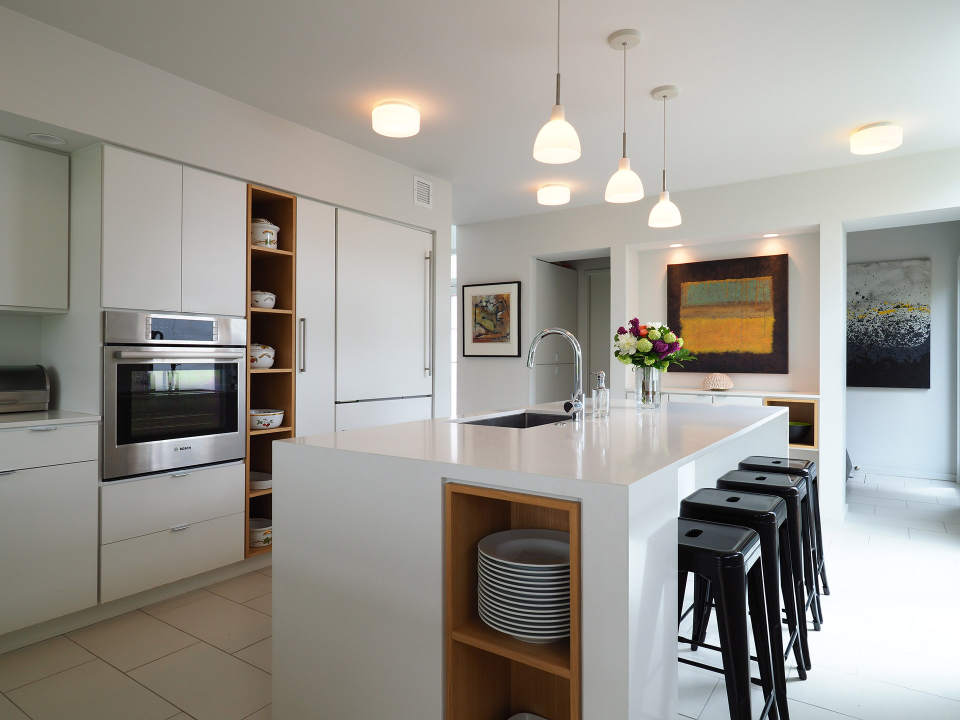
#> input picture test/media/group/1.jpg, 1920 x 1440 px (shown at 1/2 size); its folder holds 5 pictures in this run
$ jupyter execute --allow-errors group_mutual_info.ipynb   (shell and % lines are left out)
#> lines starting #> are read from the running program, lines starting #| are printed output that depends on the picture; long printed decimals are rounded
# Exposure Grouping
We need an exposure grouping algorithm that works visually. Using timestamps does a poor job, as there are a number of misgroupings that pop up.

## Mutual Information
Here, we use mutual information as an exposure-invariant similarity metric.

[cell 1]
from numpy import histogram2d
from sklearn.metrics import mutual_info_score

def mutual_information (input, target):
    H, _, _ = histogram2d(input.ravel(), target.ravel(), bins=255)
    mi = mutual_info_score(None, None, contingency=H)
    return mi

Let us test it with some images:

[cell 2]

from cv2 import imread, resize, INTER_AREA
from matplotlib import pyplot as plt

# Load images
images = [imread(f"../test/media/group/{i+1}.jpg", 0) for i in range(0, 32)]
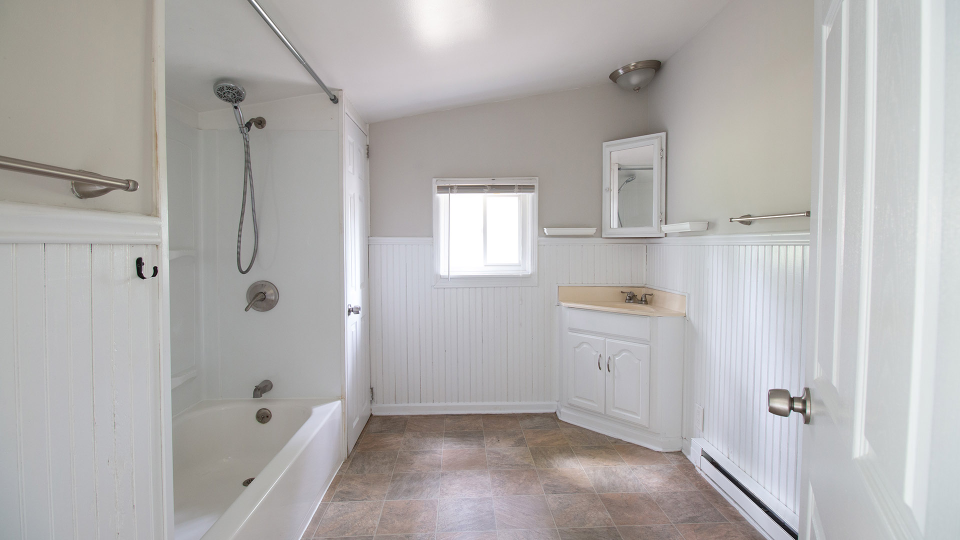
#> input picture test/media/group/11.jpg, 1920 x 1080 px (shown at 1/2 size)
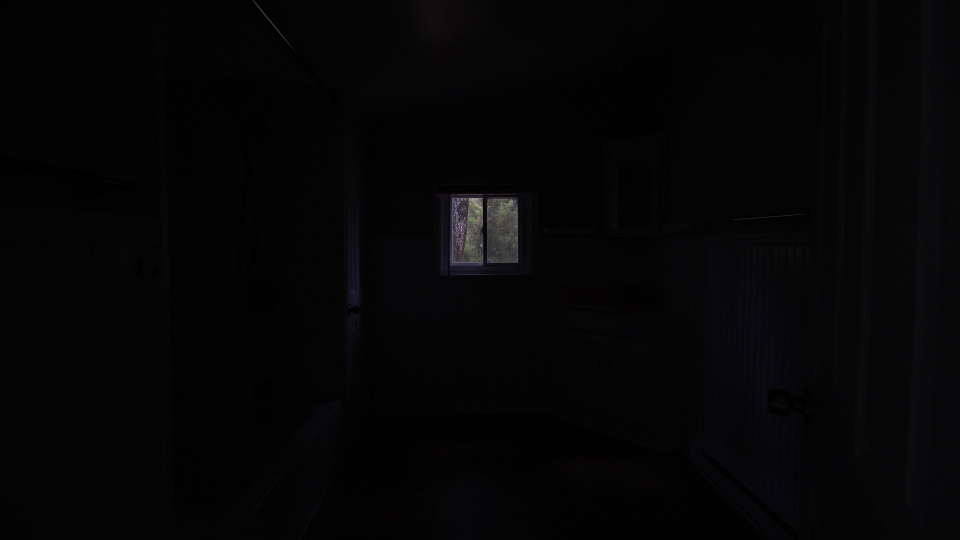
#> input picture test/media/group/12.jpg, 1920 x 1080 px (shown at 1/2 size)
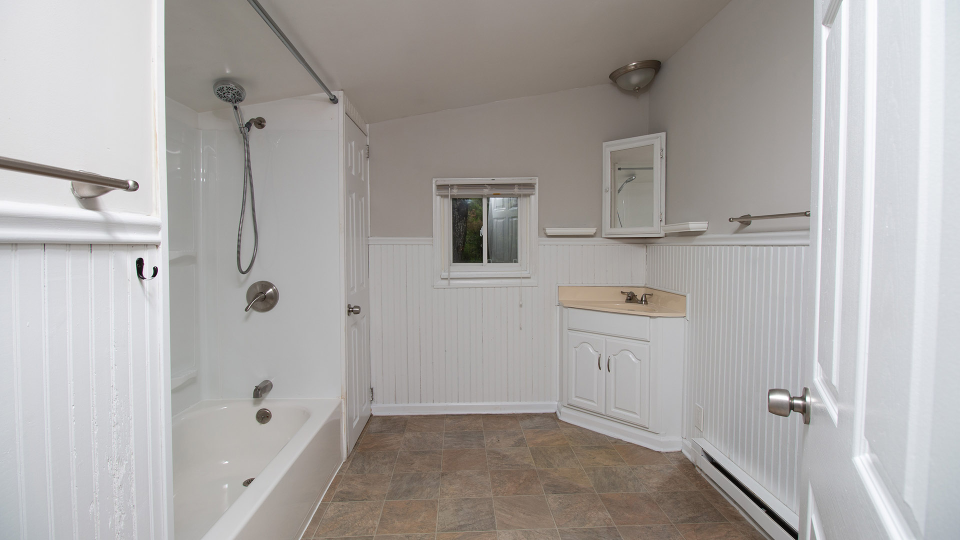
#> input picture test/media/group/13.jpg, 1920 x 1080 px (shown at 1/2 size)
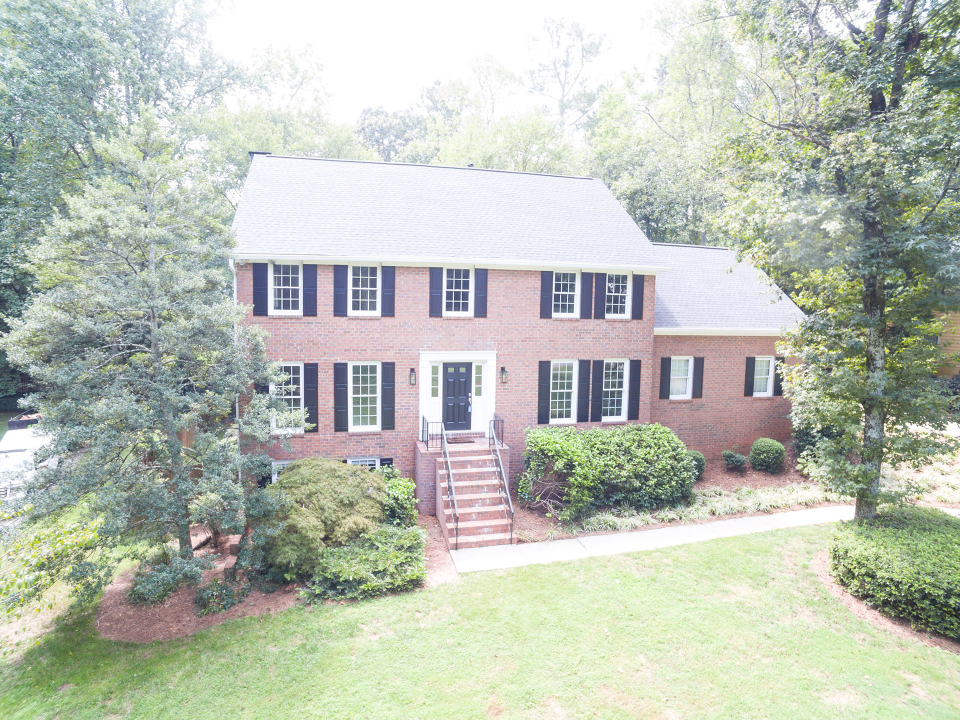
#> input picture test/media/group/21.jpg, 1920 x 1439 px (shown at 1/2 size)
#> images = 32 items
#> (the rest of this cell did not finish here and is left out)

We plot the images:

[cell 3]
# Display
plt.figure(figsize=(20, 10))
columns = 5
#> (the rest of this cell did not finish here and is left out)

Then compute the mutual info

#> (a cell that did not finish here is left out)

## Equalized Mutual Information
We build upon mutual information by improving on exposure invariance. We do so by first histogram-matching image pairs before proceeding with the MI computation.

[cell 5]
from numpy import float64, interp, unique

def histogram_match (input, target):
    # Source: https://stackoverflow.com/questions/32655686/histogram-matching-of-two-images-in-python-2-x
    s_values, bin_idx, s_counts = unique(input.ravel(), return_inverse=True, return_counts=True)
#> s_values = 185 values from 0 to 194; s_counts = 185 values, max 533879 at index 3, min 1 at index 168, mean 11208.6
    t_values, t_counts = unique(target.ravel(), return_counts=True)
#> t_values = 256 values from 0 to 255; t_counts = 256 values, max 40217 at index 223, min 26 at index 1, mean 8100
    s_quantiles = s_counts.cumsum().astype(float64)
#> s_quantiles = 185 values from 8856 to 2073600
    s_quantiles /= s_quantiles[-1]
#> s_quantiles = 185 values from 0.00427 to 1
    t_quantiles = t_counts.cumsum().astype(float64)
#> t_quantiles = 256 values from 72 to 2073600
    t_quantiles /= t_quantiles[-1]
#> t_quantiles = 256 values from 3.47e-05 to 1
    interp_t_values = interp(s_quantiles, t_quantiles, t_values)
#> interp_t_values = 185 values from 46.5 to 255
    result = interp_t_values[bin_idx].reshape(input.shape)
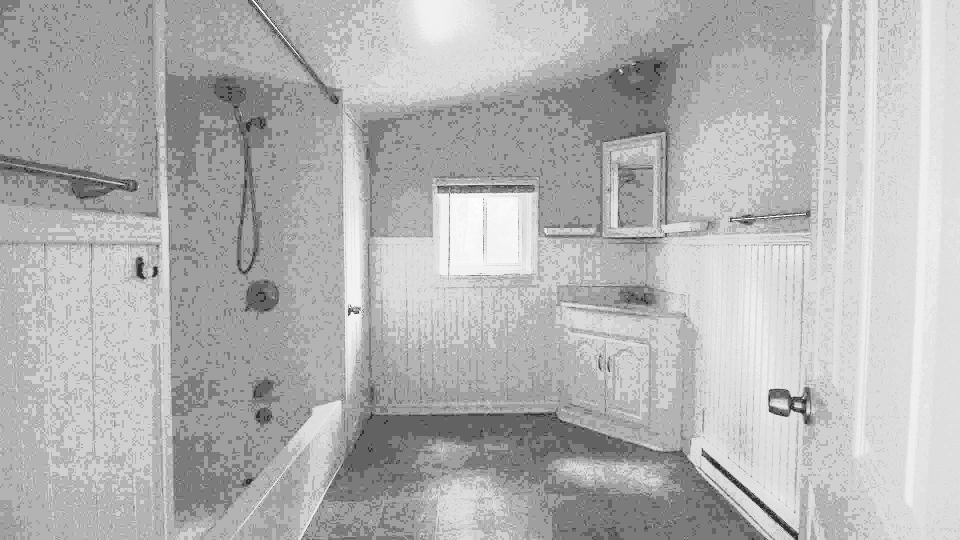
#> result: shape (1080, 1920) float64 (shown at 1/2 size); min 46.5, max 255, mean 179.7
    return result

Now, we visualize the matching:

[cell 6]
input, target = images[11], images[12]
matched = histogram_match(input, target)

plt.figure(figsize=(20, 10))
plt.subplot(1, 3, 1)
plt.imshow(target, cmap="gray", vmin=0, vmax=255)
plt.subplot(1, 3, 2)
plt.imshow(input, cmap="gray", vmin=0, vmax=255)
plt.subplot(1, 3, 3)
plt.imshow(matched, cmap="gray", vmin=0, vmax=255)

Now, we compare the MI of the base pair and the matched pair:

[cell 7]
print(f"Base pair:", mutual_information(target, input))
#> in mutual_information (call 2), `H, _, _ = histogram2d(input.ravel(), target.ravel(), bins=255)`:
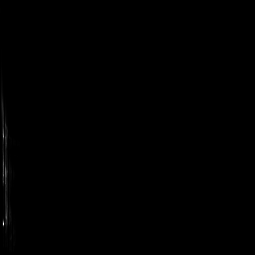
#> H: shape (255, 255) float64; min 0, max 24516, mean 31.9; drawn with min black and max white
#> in mutual_information (call 2), `mi = mutual_info_score(None, None, contingency=H)`: mi = 0.37
#| Base pair: 0.3701
print(f"Matched pair:", mutual_information(target, matched))
#| Matched pair: 0.3638

Interestingly, histogram matching is entirely invariant to exposure changes.

## Cross Correlation
The next measure is on cross-correlation.

[cell 8]
from numpy import cov

def cross_correlation (input, target):
    covariance = cov(input.ravel(), target.ravel())[0,1]
    corr = covariance / input.std() / target.std()
    return corr

Now, we check the result:

#> (a cell that did not finish here is left out)

Now, we check for exposure invariance:

[cell 10]
print(f"Base pair:", cross_correlation(target, input))
#| Base pair: -0.0395
print(f"Matched pair:", cross_correlation(target, matched))
#| Matched pair: 0.4682

[cell 11]
input, target = images[11], images[10]
matched = histogram_match(input, target)
#> in histogram_match (call 2), `t_values, t_counts = unique(target.ravel(), return_counts=True)`: t_counts = 256 values, max 42635 at index 185, min 11 at index 2, mean 8100
#> in histogram_match (call 2), `s_quantiles = s_counts.cumsum().astype(float64)`: s_quantiles = 185 values from 8856 to 2073600
#> in histogram_match (call 2), `s_quantiles /= s_quantiles[-1]`: s_quantiles = 185 values from 0.00427 to 1
#> in histogram_match (call 2), `t_quantiles = t_counts.cumsum().astype(float64)`: t_quantiles = 256 values from 47 to 2073600
#> in histogram_match (call 2), `t_quantiles /= t_quantiles[-1]`: t_quantiles = 256 values from 2.27e-05 to 1
#> in histogram_match (call 2), `interp_t_values = interp(s_quantiles, t_quantiles, t_values)`: interp_t_values = 185 values from 76.18 to 255
#> in histogram_match (call 2), `result = interp_t_values[bin_idx].reshape(input.shape)`:
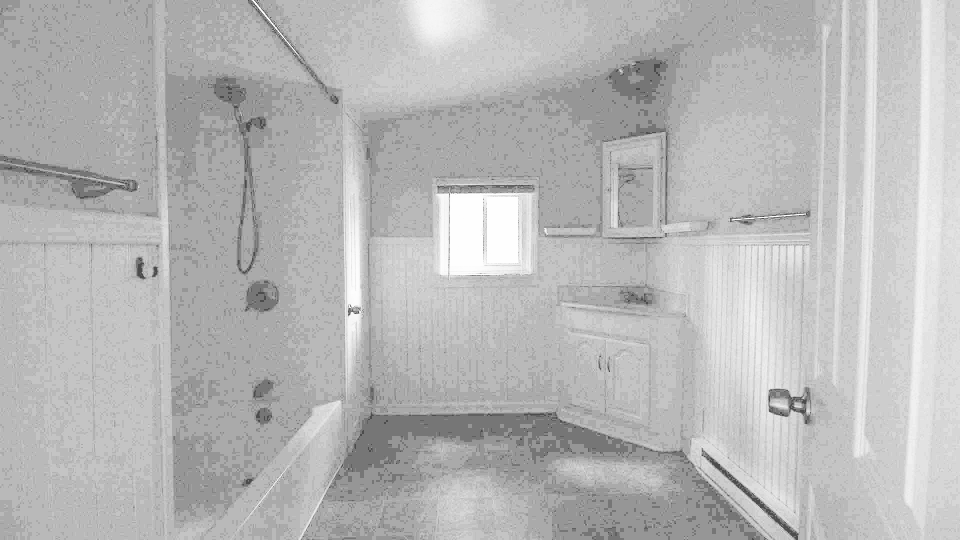
#> result: shape (1080, 1920) float64 (shown at 1/2 size); min 76.18, max 255, mean 183.9
print(f"Base pair:", cross_correlation(target, input))
#| Base pair: 0.4828
print(f"Matched pair:", cross_correlation(target, matched))
#| Matched pair: 0.9436

plt.figure(figsize=(20, 10))
plt.subplot(1, 3, 1)
plt.imshow(target, cmap="gray", vmin=0, vmax=255)
plt.subplot(1, 3, 2)
plt.imshow(input, cmap="gray", vmin=0, vmax=255)
plt.subplot(1, 3, 3)
plt.imshow(matched, cmap="gray", vmin=0, vmax=255)

## Equalized Cross Correlation
In the above tests, CC is sensitive to exposure. As such, we can perform a smarter check by matching the exposure of one image to that of the other. Since this is not symmetric, we must properly choose the input and target for the matching. A proposed metric is $\sigma$.

#> (a cell that did not finish here is left out)

As expected, $\sigma$ gives us a good approximation of detail in the image. As such, we match the image with the lower $\sigma$ to that of the higher $\sigma$:

[cell 13]
def equalized_cross_correlation (image_a, image_b):
    std_a, std_b = image_a.std(), image_b.std()
    input, target = (image_a, image_b) if std_a < std_b else (image_b, image_a)
    matched = histogram_match(input, target)
    return cross_correlation(matched, target)

Now, we check:

#> (a cell that did not finish here is left out)

This works quite well. As such, we can write the grouping algorithm as:

[cell 15]
def group_exposures_ecc (images, min_correlation=0.25):
#> called with min_correlation = 0.25
    groups = []
    current_group = [images[0]]
    for i in range(1, len(images)):
        correlation = equalized_cross_correlation(images[i-1], images[i])
        if (correlation < min_correlation):
            groups.append(current_group)
            current_group = []
        current_group.append(images[i])
#> this loop made 1 pass
#> after the loop, groups = []
    groups.append(current_group)
    return groups

Now, let's test it.

#> (a cell that did not finish here is left out)

## Equalized Laplacian of Gaussian

[cell 17]
from cv2 import GaussianBlur, Laplacian, CV_64F
from numpy import absolute

def equalized_laplacian_of_gaussian (image_a, image_b):
    # Match for exposure invariance
    std_a, std_b = image_a.std(), image_b.std()
    input, target = (image_a, image_b) if std_a < std_b else (image_b, image_a)
    matched = histogram_match(input, target)
    # Compute LoG
    matched_LoG = Laplacian(GaussianBlur(matched, (3, 3), 0), CV_64F)
    target_LoG = Laplacian(GaussianBlur(target, (3, 3), 0), CV_64F)
    # Compute difference
    delta = absolute(matched_LoG - target_LoG).sum()
    return delta / matched_LoG.size

Test:

#> (a cell that did not finish here is left out)

[cell 19]
def group_exposures_elog (images, max_delta=3.5):
#> called with max_delta = 3.5
    groups = []
    current_group = [images[0]]
    for i in range(1, len(images)):
        delta = equalized_laplacian_of_gaussian(images[i-1], images[i])
        if (delta > max_delta):
            groups.append(current_group)
            current_group = []
        current_group.append(images[i])
#> after the loop, groups = []
    groups.append(current_group)
    return groups

#> (a cell that did not finish here is left out)

## Tests

[cell 21]
# Load images
images = [imread(f"/Users/yusuf/Desktop/16 Troon Way/brackets/{i+1}.jpg", 0) for i in range(0, 108)]
#> images = 108 items
#> (the rest of this cell did not finish here and is left out)

#> (a cell that did not finish here is left out)

## Matching

[cell 23]
from cv2 import imwrite
from numpy import uint8

a = imread(f"../test/media/group/12.jpg", 1)
#> a is the input picture: shape (1080, 1920, 3); mean B, G, R 5.5, 4.9, 5
b = imread(f"../test/media/group/13.jpg", 1)
#> b is the input picture: shape (1080, 1920, 3); mean B, G, R 165.1, 167.4, 170.8

c = histogram_match(a, b).astype(uint8)
#> in histogram_match (call 3), `s_values, bin_idx, s_counts = unique(input.ravel(), return_inverse=Tru..`: s_values = 199 values from 0 to 225; s_counts = 199 values, max 1580761 at index 3, min 1 at index 183, mean 31260.3
#> in histogram_match (call 3), `t_values, t_counts = unique(target.ravel(), return_counts=True)`: t_counts = 256 values, max 106263 at index 223, min 109 at index 2, mean 24300
#> in histogram_match (call 3), `s_quantiles = s_counts.cumsum().astype(float64)`: s_quantiles = 199 values from 27115 to 6220800
#> in histogram_match (call 3), `s_quantiles /= s_quantiles[-1]`: s_quantiles = 199 values from 0.00436 to 1
#> in histogram_match (call 3), `t_quantiles = t_counts.cumsum().astype(float64)`: t_quantiles = 256 values from 312 to 6220800
#> in histogram_match (call 3), `t_quantiles /= t_quantiles[-1]`: t_quantiles = 256 values from 5.02e-05 to 1
#> in histogram_match (call 3), `interp_t_values = interp(s_quantiles, t_quantiles, t_values)`: interp_t_values = 199 values from 44.83 to 255
#> in histogram_match (call 3), `result = interp_t_values[bin_idx].reshape(input.shape)`:
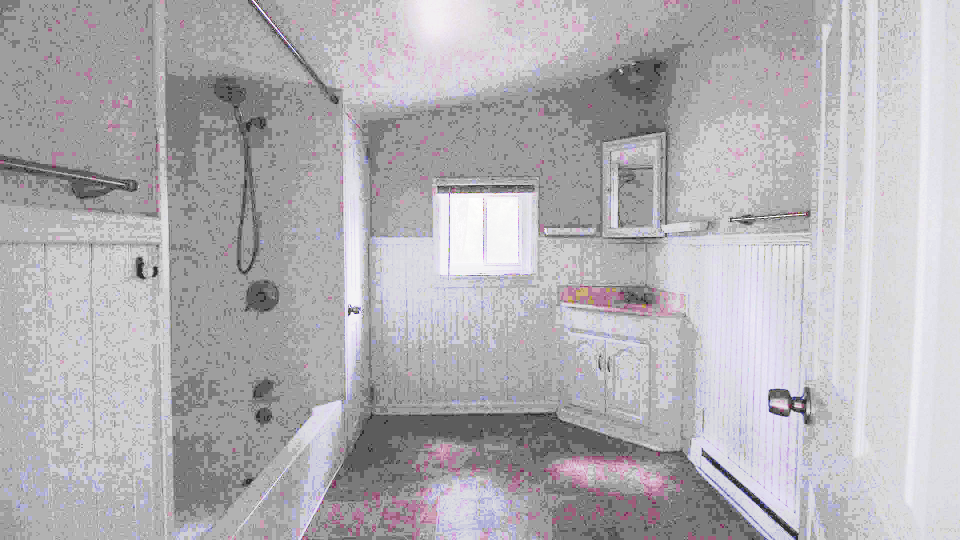
#> result: shape (1080, 1920, 3) float64 (shown at 1/2 size); mean B, G, R 180.6, 177.4, 179
c = GaussianBlur(c, (5, 5), 0)
imwrite("match.jpg", c)
#> Out = True
